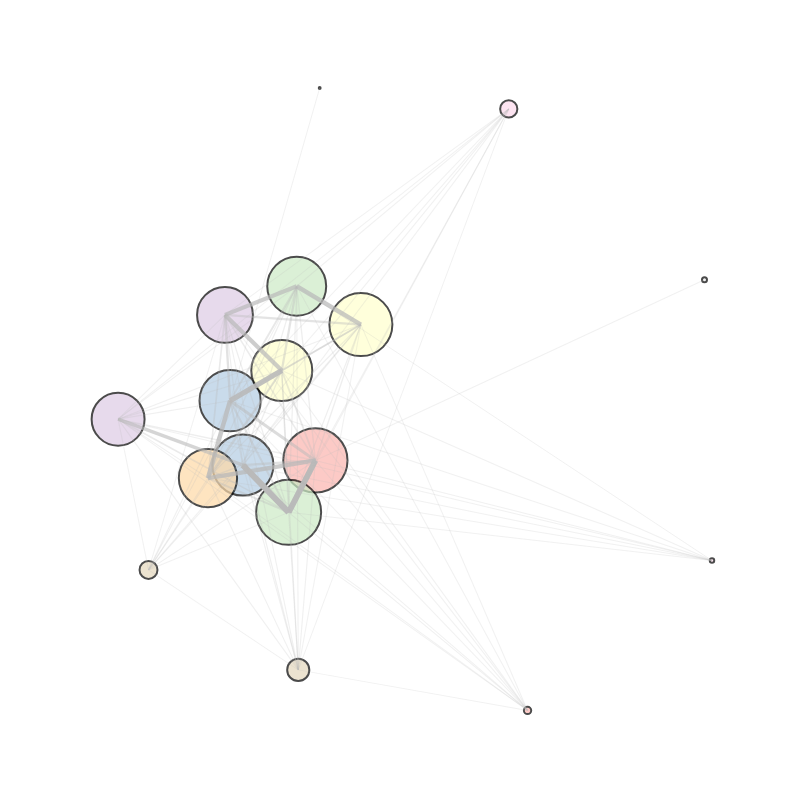

Source (notebook cell):
### Code cell
import networkx as nx
import numpy as np
import plotly.graph_objects as go
from matplotlib.colors import to_hex
import matplotlib.pyplot as plt
from matplotlib import cm




interaction_matrix=pd.read_csv('../../data/voting_interaction_matrix.csv', index_col=0)
user_in_interaction_=pd.read_csv('../../data/voting_interaction_matrix.csv')
user_in_interaction=user_in_interaction_.index

# Create a graph from the interaction matrix
# We'll assume a weighted undirected graph where the weight is the voting interaction (1 or 0)
G = nx.Graph()

for user in interaction_matrix.index:
    for admin, vote in interaction_matrix.loc[user].items():
        if vote > 0:  
            G.add_edge(user, admin, weight=vote)

resolution=2
partition = community_louvain.best_partition(G, resolution=resolution)

nx.set_node_attributes(G, partition, "community")


# postProcessing the communities
# Remove communities with less than 5 users
community_sizes = Counter(partition.values()) 
num_communities = len(set(partition.values()))

min_size = 5
small_communities = {community for community, size in community_sizes.items() if size < min_size}
nodes_to_remove = [node for node, community in partition.items() if community in small_communities]
G_filtered = G.copy()
G_filtered.remove_nodes_from(nodes_to_remove)
updated_partition = {node: community for node, community in partition.items() if community not in small_communities}
community_sizes_updated = Counter(updated_partition.values()) 
print("Updated community sizes:", community_sizes_updated)
num_communities_updated = len(set(updated_partition.values()))
print(f"Number of communities detected: {num_communities_updated}")

# treat User Categories ---------------------------------------------------
feature_matrix=pd.read_csv('../../data/all_features_dataframe.csv')
feature_matrix = feature_matrix.drop_duplicates(subset='username', keep='first')

feature_matrix['community'] = feature_matrix['username'].map(updated_partition)
# Melt the category columns into a single column for easier aggregation
df_melted = feature_matrix.melt(
    id_vars=['username', 'community'],
    value_vars=['categ1', 'categ2', 'categ3', 'categ4'],
    var_name='category_level',
    value_name='category'
).dropna(subset=['category'])  # Drop rows where category is NaN

# Group by community and category to count occurrences
category_counts = df_melted.groupby(['community', 'category']).size().reset_index(name='count')

# Calculate the total number of users per community
community_sizes = feature_matrix.groupby('community').size().reset_index(name='total_users')

# Merge the counts with the total user count per community
category_counts = category_counts.merge(community_sizes, on='community')

# Calculate the percentage of each category within a community
category_counts['percentage'] = (category_counts['count'] / category_counts['total_users']) * 100

# Sort and display the results
category_counts = category_counts.sort_values(by=['community', 'percentage'], ascending=[True, False])
top_categories = category_counts.groupby('community').head(3)
 
community_top_categories = top_categories.groupby('community').apply(
    lambda group: "<br>".join(
        [f"{row['category']}: {row['percentage']:.2f}%" for _, row in group.iterrows()]
    )
).to_dict()

# Interactive plot-------------------------------------------------------------------------------
community_sizes = {}
for node, community in updated_partition.items():
    if community not in community_sizes:
        community_sizes[community] = 0
    community_sizes[community] += 1

community_graph = nx.Graph()

for community, size in community_sizes.items():
    community_graph.add_node(community, size=size)

for node1, node2 in G_filtered.edges:
    community1 = updated_partition[node1]
    community2 = updated_partition[node2]
    if community1 != community2:  
        if not community_graph.has_edge(community1, community2):
            community_graph.add_edge(community1, community2, weight=0)
        community_graph[community1][community2]['weight'] += 1

pos = nx.spring_layout(community_graph, k=20, iterations=100)

node_x = []
node_y = []
node_sizes = []
node_text = []
node_ids = []
for node, coords in pos.items():
    node_x.append(coords[0])
    node_y.append(coords[1])
    node_sizes.append(community_graph.nodes[node]['size'] * 10)
    # Get the top categories for this community
    top_category_info = community_top_categories.get(node, "No data available")
    node_text.append(f"Community {node}<br>Users: {community_graph.nodes[node]['size']}<br>{top_category_info}")
    node_ids.append(node)

node_sizes = np.power(np.log10(node_sizes), 3) - 3

max_weight = max(data['weight'] for _, _, data in community_graph.edges(data=True))
min_weight = min(data['weight'] for _, _, data in community_graph.edges(data=True))

edges = {}
for community1, community2, data in community_graph.edges(data=True):
    x0, y0 = pos[community1]
    x1, y1 = pos[community2]
    weight = data['weight']
    normalized_thickness = 1 + (5 * (weight - min_weight) / (max_weight - min_weight))  # Scale between 1 and 6
    edges[(community1, community2)] = {
        "x": [x0, x1, None],
        "y": [y0, y1, None],
        "weight": weight,
        "thickness": normalized_thickness
    }
    

# Generate a unique pastel color for each node
num_nodes = len(node_ids)
pastel_colors = [to_hex(c) for c in cm.Pastel1(np.linspace(0, 1, num_nodes))]

# Map each node to a unique color
node_color_map = {node: pastel_colors[i % len(pastel_colors)] for i, node in enumerate(node_ids)}

# Updated graph setup
fig = go.Figure()

# Add node trace with unique pastel colors
fig.add_trace(go.Scatter(
    x=node_x,
    y=node_y,
    mode="markers+text",
    marker=dict(
        size=node_sizes,
        color=[node_color_map[node] for node in node_ids],  # Use unique colors
        line=dict(width=2, color="black")
    ),
    hovertext=node_text,
    hoverinfo="text",
    customdata=node_ids,
    name="Communities"
))

# Add edge traces with opacity proportional to thickness and light gray color
for (community1, community2), edge_data in edges.items():
    normalized_thickness = (edge_data["thickness"] - min_thickness) / (max_thickness - min_thickness)
    # Map normalized thickness to opacity (e.g., between 0.2 and 1.0)
    edge_opacity = 0.2 + 0.8 * normalized_thickness
    
    fig.add_trace(go.Scatter(
        x=edge_data["x"],
        y=edge_data["y"],
        mode="lines",
        line=dict(width=edge_data["thickness"], color="#BABABA"),  # Light gray edges
        hoverinfo="none",
        name=f"Edge {community1}-{community2}",
        opacity=edge_opacity  # Set opacity based on thickness
    ))

# Layout settings with white background and no axes or labels
fig.update_layout(
    plot_bgcolor="white",  # Set background color to white
    paper_bgcolor="white",  # Set entire figure background color to white
    showlegend=False,  # Hide legend
    xaxis=dict(
        showgrid=False,
        zeroline=False,
        showticklabels=False  # Hide x-axis labels
    ),
    yaxis=dict(
        showgrid=False,
        zeroline=False,
        showticklabels=False  # Hide y-axis labels
    ),
    height=800,
    width=800,
    margin=dict(l=50, r=50, t=50, b=50)  # Adjust margins
)

# Display the figure
fig.show()

### Figure 1 — Plotly figure (JSON) as saved in the notebook; plotly's stock layout.template omitted (floating-point values rounded to 4 significant figures)
{"data": [{"customdata": [9, 1, 2, 31, 4, 5, 10, 27, 8, 13, 12, 15, 0, 24, 25, 11, 28], "hoverinfo": "text", "hovertext": ["Community 9<br>Users: 15<br>Entertainment: 66.67%<br>People: 66.67%<br>Sports: 66.67%", "Community 1<br>Users: 1165<br>History: 25.94%<br>Entertainment: 24.94%<br>Culture: 21.91%", "Community 2<br>Users: 1004<br>History: 30.52%<br>Culture: 23.20%<br>Technology: 18.51%", "Community 31<br>Users: 1010<br>Entertainment: 24.01%<br>History: 22.49%<br>Culture: 19.91%", "Community 4<br>Users: 1207<br>History: 28.20%<br>Culture: 25.33%<br>Entertainment: 23.18%", "Community 5<br>Users: 905<br>Entertainment: 24.35%<br>History: 22.34%<br>Culture: 19.26%", "Community 10<br>Users: 668<br>History: 34.32%<br>Politics: 22.95%<br>Geography: 21.59%", "Community 27<br>Users: 775<br>History: 25.09%<br>Entertainment: 22.71%<br>Geography: 19.41%", "Community 8<br>Users: 876<br>History: 24.41%<br>Entertainment: 23.74%<br>Culture: 21.21%", "Community 13<br>Users: 1000<br>Entertainment: 26.41%<br>History: 24.35%<br>Culture: 21.87%", "Community 12<br>Users: 1100<br>History: 22.99%<br>Entertainment: 22.51%<br>People: 20.56%", "Community 15<br>Users: 85<br>History: 30.16%<br>Entertainment: 25.40%<br>Culture: 22.22%", "Community 0<br>Users: 57<br>Technology: 38.78%<br>Entertainment: 34.69%<br>History: 22.45%", "Community 24<br>Users: 53<br>History: 65.85%<br>Geography: 36.59%<br>Government: 34.15%", "Community 25<br>Users: 9<br>History: 42.86%<br>Ethics: 28.57%<br>Geography: 28.57%", "Community 11<br>Users: 10<br>Politics: 50.00%<br>Food and drink: 25.00%<br>Government: 25.00%", "Community 28<br>Users: 5<br>Culture: 50.00%<br>Entertainment: 50.00%<br>Health: 50.00%"], "marker": {"color": ["#fbb4ae", "#fbb4ae", "#b3cde3", "#b3cde3", "#ccebc5", "#ccebc5", "#decbe4", "#decbe4", "#fed9a6", "#ffffcc", "#ffffcc", "#e5d8bd", "#e5d8bd", "#fddaec", "#fddaec", "#f2f2f2", "#f2f2f2"], "line": {"color": "black", "width": 2}, "size": [7.305, 64.24, 61.08, 61.21, 65.0, 58.94, 52.95, 55.83, 58.28, 61, 63.01, 22.14, 17.93, 17.22, 4.463, 5, 1.904]}, "mode": "markers+text", "name": "Communities", "type": "scatter", "x": [0.5037, -0.06729, -0.2624, -0.2968, -0.1393, -0.1175, -0.5982, -0.3106, -0.3564, -0.1577, 0.05513, -0.1134, -0.5163, 0.4531, 1, 0.9798, -0.05572], "y": [-0.8197, -0.1311, -0.1437, 0.03364, -0.274, 0.349, -0.01716, 0.27, -0.1796, 0.1167, 0.2433, -0.7079, -0.4325, 0.8376, -0.4068, 0.367, 0.8952]}, {"hoverinfo": "none", "line": {"color": "#BABABA", "width": 1.056}, "mode": "lines", "name": "Edge 9-1", "opacity": 0.209, "type": "scatter", "x": [0.5037, -0.06729, null], "y": [-0.8197, -0.1311, null]}, {"hoverinfo": "none", "line": {"color": "#BABABA", "width": 1.034}, "mode": "lines", "name": "Edge 9-2", "opacity": 0.2055, "type": "scatter", "x": [0.5037, -0.2624, null], "y": [-0.8197, -0.1437, null]}, {"hoverinfo": "none", "line": {"color": "#BABABA", "width": 1.034}, "mode": "lines", "name": "Edge 9-31", "opacity": 0.2055, "type": "scatter", "x": [0.5037, -0.2968, null], "y": [-0.8197, 0.03364, null]}, {"hoverinfo": "none", "line": {"color": "#BABABA", "width": 1.073}, "mode": "lines", "name": "Edge 9-4", "opacity": 0.2117, "type": "scatter", "x": [0.5037, -0.1393, null], "y": [-0.8197, -0.274, null]}, {"hoverinfo": "none", "line": {"color": "#BABABA", "width": 1.021}, "mode": "lines", "name": "Edge 9-5", "opacity": 0.2034, "type": "scatter", "x": [0.5037, -0.1175, null], "y": [-0.8197, 0.349, null]}, {"hoverinfo": "none", "line": {"color": "#BABABA", "width": 1.02}, "mode": "lines", "name": "Edge 9-10", "opacity": 0.2032, "type": "scatter", "x": [0.5037, -0.5982, null], "y": [-0.8197, -0.01716, null]}, {"hoverinfo": "none", "line": {"color": "#BABABA", "width": 1.021}, "mode": "lines", "name": "Edge 9-27", "opacity": 0.2034, "type": "scatter", "x": [0.5037, -0.3106, null], "y": [-0.8197, 0.27, null]}, {"hoverinfo": "none", "line": {"color": "#BABABA", "width": 1.037}, "mode": "lines", "name": "Edge 9-8", "opacity": 0.2059, "type": "scatter", "x": [0.5037, -0.3564, null], "y": [-0.8197, -0.1796, null]}, {"hoverinfo": "none", "line": {"color": "#BABABA", "width": 1.044}, "mode": "lines", "name": "Edge 9-13", "opacity": 0.207, "type": "scatter", "x": [0.5037, -0.1577, null], "y": [-0.8197, 0.1167, null]}, {"hoverinfo": "none", "line": {"color": "#BABABA", "width": 1.02}, "mode": "lines", "name": "Edge 9-12", "opacity": 0.2032, "type": "scatter", "x": [0.5037, 0.05513, null], "y": [-0.8197, 0.2433, null]}, {"hoverinfo": "none", "line": {"color": "#BABABA", "width": 1.002}, "mode": "lines", "name": "Edge 9-15", "opacity": 0.2003, "type": "scatter", "x": [0.5037, -0.1134, null], "y": [-0.8197, -0.7079, null]}, {"hoverinfo": "none", "line": {"color": "#BABABA", "width": 4.304}, "mode": "lines", "name": "Edge 1-8", "opacity": 0.7287, "type": "scatter", "x": [-0.06729, -0.3564, null], "y": [-0.1311, -0.1796, null]}, {"hoverinfo": "none", "line": {"color": "#BABABA", "width": 2.947}, "mode": "lines", "name": "Edge 1-31", "opacity": 0.5115, "type": "scatter", "x": [-0.06729, -0.2968, null], "y": [-0.1311, 0.03364, null]}, {"hoverinfo": "none", "line": {"color": "#BABABA", "width": 5.825}, "mode": "lines", "name": "Edge 1-4", "opacity": 0.972, "type": "scatter", "x": [-0.06729, -0.1393, null], "y": [-0.1311, -0.274, null]}, {"hoverinfo": "none", "line": {"color": "#BABABA", "width": 1.062}, "mode": "lines", "name": "Edge 1-0", "opacity": 0.2099, "type": "scatter", "x": [-0.06729, -0.5163, null], "y": [-0.1311, -0.4325, null]}, {"hoverinfo": "none", "line": {"color": "#BABABA", "width": 1.316}, "mode": "lines", "name": "Edge 1-12", "opacity": 0.2506, "type": "scatter", "x": [-0.06729, 0.05513, null], "y": [-0.1311, 0.2433, null]}, {"hoverinfo": "none", "line": {"color": "#BABABA", "width": 1.793}, "mode": "lines", "name": "Edge 1-13", "opacity": 0.327, "type": "scatter", "x": [-0.06729, -0.1577, null], "y": [-0.1311, 0.1167, null]}, {"hoverinfo": "none", "line": {"color": "#BABABA", "width": 2.408}, "mode": "lines", "name": "Edge 1-2", "opacity": 0.4253, "type": "scatter", "x": [-0.06729, -0.2624, null], "y": [-0.1311, -0.1437, null]}, {"hoverinfo": "none", "line": {"color": "#BABABA", "width": 1.318}, "mode": "lines", "name": "Edge 1-10", "opacity": 0.2509, "type": "scatter", "x": [-0.06729, -0.5982, null], "y": [-0.1311, -0.01716, null]}, {"hoverinfo": "none", "line": {"color": "#BABABA", "width": 1.487}, "mode": "lines", "name": "Edge 1-27", "opacity": 0.2779, "type": "scatter", "x": [-0.06729, -0.3106, null], "y": [-0.1311, 0.27, null]}, {"hoverinfo": "none", "line": {"color": "#BABABA", "width": 1.107}, "mode": "lines", "name": "Edge 1-15", "opacity": 0.2171, "type": "scatter", "x": [-0.06729, -0.1134, null], "y": [-0.1311, -0.7079, null]}, {"hoverinfo": "none", "line": {"color": "#BABABA", "width": 1.311}, "mode": "lines", "name": "Edge 1-5", "opacity": 0.2497, "type": "scatter", "x": [-0.06729, -0.1175, null], "y": [-0.1311, 0.349, null]}, {"hoverinfo": "none", "line": {"color": "#BABABA", "width": 1.026}, "mode": "lines", "name": "Edge 1-24", "opacity": 0.2041, "type": "scatter", "x": [-0.06729, 0.4531, null], "y": [-0.1311, 0.8376, null]}, {"hoverinfo": "none", "line": {"color": "#BABABA", "width": 1.001}, "mode": "lines", "name": "Edge 1-11", "opacity": 0.2002, "type": "scatter", "x": [-0.06729, 0.9798, null], "y": [-0.1311, 0.367, null]}, {"hoverinfo": "none", "line": {"color": "#BABABA", "width": 1.011}, "mode": "lines", "name": "Edge 1-25", "opacity": 0.2018, "type": "scatter", "x": [-0.06729, 1, null], "y": [-0.1311, -0.4068, null]}, {"hoverinfo": "none", "line": {"color": "#BABABA", "width": 3.526}, "mode": "lines", "name": "Edge 2-10", "opacity": 0.6042, "type": "scatter", "x": [-0.2624, -0.5982, null], "y": [-0.1437, -0.01716, null]}, {"hoverinfo": "none", "line": {"color": "#BABABA", "width": 6}, "mode": "lines", "name": "Edge 2-4", "opacity": 1, "type": "scatter", "x": [-0.2624, -0.1393, null], "y": [-0.1437, -0.274, null]}, {"hoverinfo": "none", "line": {"color": "#BABABA", "width": 1.247}, "mode": "lines", "name": "Edge 2-5", "opacity": 0.2395, "type": "scatter", "x": [-0.2624, -0.1175, null], "y": [-0.1437, 0.349, null]}, {"hoverinfo": "none", "line": {"color": "#BABABA", "width": 1.183}, "mode": "lines", "name": "Edge 2-27", "opacity": 0.2293, "type": "scatter", "x": [-0.2624, -0.3106, null], "y": [-0.1437, 0.27, null]}, {"hoverinfo": "none", "line": {"color": "#BABABA", "width": 1.529}, "mode": "lines", "name": "Edge 2-8", "opacity": 0.2846, "type": "scatter", "x": [-0.2624, -0.3564, null], "y": [-0.1437, -0.1796, null]}, {"hoverinfo": "none", "line": {"color": "#BABABA", "width": 1.412}, "mode": "lines", "name": "Edge 2-31", "opacity": 0.2658, "type": "scatter", "x": [-0.2624, -0.2968, null], "y": [-0.1437, 0.03364, null]}, {"hoverinfo": "none", "line": {"color": "#BABABA", "width": 1.291}, "mode": "lines", "name": "Edge 2-12", "opacity": 0.2465, "type": "scatter", "x": [-0.2624, 0.05513, null], "y": [-0.1437, 0.2433, null]}, {"hoverinfo": "none", "line": {"color": "#BABABA", "width": 1.098}, "mode": "lines", "name": "Edge 2-15", "opacity": 0.2157, "type": "scatter", "x": [-0.2624, -0.1134, null], "y": [-0.1437, -0.7079, null]}, {"hoverinfo": "none", "line": {"color": "#BABABA", "width": 1.273}, "mode": "lines", "name": "Edge 2-13", "opacity": 0.2437, "type": "scatter", "x": [-0.2624, -0.1577, null], "y": [-0.1437, 0.1167, null]}, {"hoverinfo": "none", "line": {"color": "#BABABA", "width": 1.022}, "mode": "lines", "name": "Edge 2-24", "opacity": 0.2035, "type": "scatter", "x": [-0.2624, 0.4531, null], "y": [-0.1437, 0.8376, null]}, {"hoverinfo": "none", "line": {"color": "#BABABA", "width": 1.01}, "mode": "lines", "name": "Edge 2-25", "opacity": 0.2015, "type": "scatter", "x": [-0.2624, 1, null], "y": [-0.1437, -0.4068, null]}, {"hoverinfo": "none", "line": {"color": "#BABABA", "width": 1.027}, "mode": "lines", "name": "Edge 2-0", "opacity": 0.2043, "type": "scatter", "x": [-0.2624, -0.5163, null], "y": [-0.1437, -0.4325, null]}, {"hoverinfo": "none", "line": {"color": "#BABABA", "width": 5.349}, "mode": "lines", "name": "Edge 31-13", "opacity": 0.8959, "type": "scatter", "x": [-0.2968, -0.1577, null], "y": [0.03364, 0.1167, null]}, {"hoverinfo": "none", "line": {"color": "#BABABA", "width": 1.078}, "mode": "lines", "name": "Edge 31-0", "opacity": 0.2125, "type": "scatter", "x": [-0.2968, -0.5163, null], "y": [0.03364, -0.4325, null]}, {"hoverinfo": "none", "line": {"color": "#BABABA", "width": 4.477}, "mode": "lines", "name": "Edge 31-8", "opacity": 0.7563, "type": "scatter", "x": [-0.2968, -0.3564, null], "y": [0.03364, -0.1796, null]}, {"hoverinfo": "none", "line": {"color": "#BABABA", "width": 2.032}, "mode": "lines", "name": "Edge 31-4", "opacity": 0.3651, "type": "scatter", "x": [-0.2968, -0.1393, null], "y": [0.03364, -0.274, null]}, {"hoverinfo": "none", "line": {"color": "#BABABA", "width": 1.864}, "mode": "lines", "name": "Edge 31-5", "opacity": 0.3382, "type": "scatter", "x": [-0.2968, -0.1175, null], "y": [0.03364, 0.349, null]}, {"hoverinfo": "none", "line": {"color": "#BABABA", "width": 2.339}, "mode": "lines", "name": "Edge 31-27", "opacity": 0.4143, "type": "scatter", "x": [-0.2968, -0.3106, null], "y": [0.03364, 0.27, null]}, {"hoverinfo": "none", "line": {"color": "#BABABA", "width": 1.689}, "mode": "lines", "name": "Edge 31-12", "opacity": 0.3102, "type": "scatter", "x": [-0.2968, 0.05513, null], "y": [0.03364, 0.2433, null]}, {"hoverinfo": "none", "line": {"color": "#BABABA", "width": 1.171}, "mode": "lines", "name": "Edge 31-15", "opacity": 0.2274, "type": "scatter", "x": [-0.2968, -0.1134, null], "y": [0.03364, -0.7079, null]}, {"hoverinfo": "none", "line": {"color": "#BABABA", "width": 1.094}, "mode": "lines", "name": "Edge 31-10", "opacity": 0.2151, "type": "scatter", "x": [-0.2968, -0.5982, null], "y": [0.03364, -0.01716, null]}, {"hoverinfo": "none", "line": {"color": "#BABABA", "width": 1.016}, "mode": "lines", "name": "Edge 31-24", "opacity": 0.2026, "type": "scatter", "x": [-0.2968, 0.4531, null], "y": [0.03364, 0.8376, null]}, {"hoverinfo": "none", "line": {"color": "#BABABA", "width": 1}, "mode": "lines", "name": "Edge 31-28", "opacity": 0.2, "type": "scatter", "x": [-0.2968, -0.05572, null], "y": [0.03364, 0.8952, null]}, {"hoverinfo": "none", "line": {"color": "#BABABA", "width": 1.001}, "mode": "lines", "name": "Edge 31-25", "opacity": 0.2002, "type": "scatter", "x": [-0.2968, 1, null], "y": [0.03364, -0.4068, null]}, {"hoverinfo": "none", "line": {"color": "#BABABA", "width": 1.232}, "mode": "lines", "name": "Edge 4-12", "opacity": 0.2372, "type": "scatter", "x": [-0.1393, 0.05513, null], "y": [-0.274, 0.2433, null]}, {"hoverinfo": "none", "line": {"color": "#BABABA", "width": 1.684}, "mode": "lines", "name": "Edge 4-10", "opacity": 0.3094, "type": "scatter", "x": [-0.1393, -0.5982, null], "y": [-0.274, -0.01716, null]}, {"hoverinfo": "none", "line": {"color": "#BABABA", "width": 1.978}, "mode": "lines", "name": "Edge 4-8", "opacity": 0.3565, "type": "scatter", "x": [-0.1393, -0.3564, null], "y": [-0.274, -0.1796, null]}, {"hoverinfo": "none", "line": {"color": "#BABABA", "width": 1.076}, "mode": "lines", "name": "Edge 4-15", "opacity": 0.2122, "type": "scatter", "x": [-0.1393, -0.1134, null], "y": [-0.274, -0.7079, null]}, {"hoverinfo": "none", "line": {"color": "#BABABA", "width": 1.225}, "mode": "lines", "name": "Edge 4-5", "opacity": 0.236, "type": "scatter", "x": [-0.1393, -0.1175, null], "y": [-0.274, 0.349, null]}, {"hoverinfo": "none", "line": {"color": "#BABABA", "width": 1.5}, "mode": "lines", "name": "Edge 4-13", "opacity": 0.28, "type": "scatter", "x": [-0.1393, -0.1577, null], "y": [-0.274, 0.1167, null]}, {"hoverinfo": "none", "line": {"color": "#BABABA", "width": 1.293}, "mode": "lines", "name": "Edge 4-27", "opacity": 0.2469, "type": "scatter", "x": [-0.1393, -0.3106, null], "y": [-0.274, 0.27, null]}, {"hoverinfo": "none", "line": {"color": "#BABABA", "width": 1.032}, "mode": "lines", "name": "Edge 4-0", "opacity": 0.2052, "type": "scatter", "x": [-0.1393, -0.5163, null], "y": [-0.274, -0.4325, null]}, {"hoverinfo": "none", "line": {"color": "#BABABA", "width": 1.028}, "mode": "lines", "name": "Edge 4-24", "opacity": 0.2044, "type": "scatter", "x": [-0.1393, 0.4531, null], "y": [-0.274, 0.8376, null]}, {"hoverinfo": "none", "line": {"color": "#BABABA", "width": 1.002}, "mode": "lines", "name": "Edge 4-25", "opacity": 0.2003, "type": "scatter", "x": [-0.1393, 1, null], "y": [-0.274, -0.4068, null]}, {"hoverinfo": "none", "line": {"color": "#BABABA", "width": 4.053}, "mode": "lines", "name": "Edge 5-27", "opacity": 0.6885, "type": "scatter", "x": [-0.1175, -0.3106, null], "y": [0.349, 0.27, null]}, {"hoverinfo": "none", "line": {"color": "#BABABA", "width": 4.38}, "mode": "lines", "name": "Edge 5-12", "opacity": 0.7408, "type": "scatter", "x": [-0.1175, 0.05513, null], "y": [0.349, 0.2433, null]}, {"hoverinfo": "none", "line": {"color": "#BABABA", "width": 2.217}, "mode": "lines", "name": "Edge 5-13", "opacity": 0.3948, "type": "scatter", "x": [-0.1175, -0.1577, null], "y": [0.349, 0.1167, null]}, {"hoverinfo": "none", "line": {"color": "#BABABA", "width": 1.296}, "mode": "lines", "name": "Edge 5-8", "opacity": 0.2474, "type": "scatter", "x": [-0.1175, -0.3564, null], "y": [0.349, -0.1796, null]}, {"hoverinfo": "none", "line": {"color": "#BABABA", "width": 1.073}, "mode": "lines", "name": "Edge 5-15", "opacity": 0.2117, "type": "scatter", "x": [-0.1175, -0.1134, null], "y": [0.349, -0.7079, null]}, {"hoverinfo": "none", "line": {"color": "#BABABA", "width": 1.046}, "mode": "lines", "name": "Edge 5-10", "opacity": 0.2073, "type": "scatter", "x": [-0.1175, -0.5982, null], "y": [0.349, -0.01716, null]}, {"hoverinfo": "none", "line": {"color": "#BABABA", "width": 1.004}, "mode": "lines", "name": "Edge 5-0", "opacity": 0.2006, "type": "scatter", "x": [-0.1175, -0.5163, null], "y": [0.349, -0.4325, null]}, {"hoverinfo": "none", "line": {"color": "#BABABA", "width": 1.003}, "mode": "lines", "name": "Edge 5-24", "opacity": 0.2005, "type": "scatter", "x": [-0.1175, 0.4531, null], "y": [0.349, 0.8376, null]}, {"hoverinfo": "none", "line": {"color": "#BABABA", "width": 1}, "mode": "lines", "name": "Edge 5-25", "opacity": 0.2, "type": "scatter", "x": [-0.1175, 1, null], "y": [0.349, -0.4068, null]}, {"hoverinfo": "none", "line": {"color": "#BABABA", "width": 1.133}, "mode": "lines", "name": "Edge 10-8", "opacity": 0.2213, "type": "scatter", "x": [-0.5982, -0.3564, null], "y": [-0.01716, -0.1796, null]}, {"hoverinfo": "none", "line": {"color": "#BABABA", "width": 1.098}, "mode": "lines", "name": "Edge 10-13", "opacity": 0.2157, "type": "scatter", "x": [-0.5982, -0.1577, null], "y": [-0.01716, 0.1167, null]}, {"hoverinfo": "none", "line": {"color": "#BABABA", "width": 1.082}, "mode": "lines", "name": "Edge 10-15", "opacity": 0.2131, "type": "scatter", "x": [-0.5982, -0.1134, null], "y": [-0.01716, -0.7079, null]}, {"hoverinfo": "none", "line": {"color": "#BABABA", "width": 1.048}, "mode": "lines", "name": "Edge 10-27", "opacity": 0.2076, "type": "scatter", "x": [-0.5982, -0.3106, null], "y": [-0.01716, 0.27, null]}, {"hoverinfo": "none", "line": {"color": "#BABABA", "width": 1.076}, "mode": "lines", "name": "Edge 10-12", "opacity": 0.2122, "type": "scatter", "x": [-0.5982, 0.05513, null], "y": [-0.01716, 0.2433, null]}, {"hoverinfo": "none", "line": {"color": "#BABABA", "width": 1.001}, "mode": "lines", "name": "Edge 10-25", "opacity": 0.2002, "type": "scatter", "x": [-0.5982, 1, null], "y": [-0.01716, -0.4068, null]}, {"hoverinfo": "none", "line": {"color": "#BABABA", "width": 1.007}, "mode": "lines", "name": "Edge 10-0", "opacity": 0.2011, "type": "scatter", "x": [-0.5982, -0.5163, null], "y": [-0.01716, -0.4325, null]}, {"hoverinfo": "none", "line": {"color": "#BABABA", "width": 1.015}, "mode": "lines", "name": "Edge 10-24", "opacity": 0.2024, "type": "scatter", "x": [-0.5982, 0.4531, null], "y": [-0.01716, 0.8376, null]}, {"hoverinfo": "none", "line": {"color": "#BABABA", "width": 4.281}, "mode": "lines", "name": "Edge 27-13", "opacity": 0.7249, "type": "scatter", "x": [-0.3106, -0.1577, null], "y": [0.27, 0.1167, null]}, {"hoverinfo": "none", "line": {"color": "#BABABA", "width": 2.19}, "mode": "lines", "name": "Edge 27-12", "opacity": 0.3904, "type": "scatter", "x": [-0.3106, 0.05513, null], "y": [0.27, 0.2433, null]}, {"hoverinfo": "none", "line": {"color": "#BABABA", "width": 1.621}, "mode": "lines", "name": "Edge 27-8", "opacity": 0.2994, "type": "scatter", "x": [-0.3106, -0.3564, null], "y": [0.27, -0.1796, null]}, {"hoverinfo": "none", "line": {"color": "#BABABA", "width": 1.117}, "mode": "lines", "name": "Edge 27-15", "opacity": 0.2187, "type": "scatter", "x": [-0.3106, -0.1134, null], "y": [0.27, -0.7079, null]}, {"hoverinfo": "none", "line": {"color": "#BABABA", "width": 1.005}, "mode": "lines", "name": "Edge 27-24", "opacity": 0.2008, "type": "scatter", "x": [-0.3106, 0.4531, null], "y": [0.27, 0.8376, null]}, {"hoverinfo": "none", "line": {"color": "#BABABA", "width": 1.005}, "mode": "lines", "name": "Edge 27-0", "opacity": 0.2008, "type": "scatter", "x": [-0.3106, -0.5163, null], "y": [0.27, -0.4325, null]}, {"hoverinfo": "none", "line": {"color": "#BABABA", "width": 2.125}, "mode": "lines", "name": "Edge 8-13", "opacity": 0.38, "type": "scatter", "x": [-0.3564, -0.1577, null], "y": [-0.1796, 0.1167, null]}, {"hoverinfo": "none", "line": {"color": "#BABABA", "width": 1.294}, "mode": "lines", "name": "Edge 8-12", "opacity": 0.2471, "type": "scatter", "x": [-0.3564, 0.05513, null], "y": [-0.1796, 0.2433, null]}, {"hoverinfo": "none", "line": {"color": "#BABABA", "width": 1.057}, "mode": "lines", "name": "Edge 8-0", "opacity": 0.2091, "type": "scatter", "x": [-0.3564, -0.5163, null], "y": [-0.1796, -0.4325, null]}, {"hoverinfo": "none", "line": {"color": "#BABABA", "width": 1.103}, "mode": "lines", "name": "Edge 8-15", "opacity": 0.2165, "type": "scatter", "x": [-0.3564, -0.1134, null], "y": [-0.1796, -0.7079, null]}, {"hoverinfo": "none", "line": {"color": "#BABABA", "width": 1.011}, "mode": "lines", "name": "Edge 8-24", "opacity": 0.2018, "type": "scatter", "x": [-0.3564, 0.4531, null], "y": [-0.1796, 0.8376, null]}, {"hoverinfo": "none", "line": {"color": "#BABABA", "width": 1.001}, "mode": "lines", "name": "Edge 8-25", "opacity": 0.2002, "type": "scatter", "x": [-0.3564, 1, null], "y": [-0.1796, -0.4068, null]}, {"hoverinfo": "none", "line": {"color": "#BABABA", "width": 1.168}, "mode": "lines", "name": "Edge 13-15", "opacity": 0.2268, "type": "scatter", "x": [-0.1577, -0.1134, null], "y": [0.1167, -0.7079, null]}, {"hoverinfo": "none", "line": {"color": "#BABABA", "width": 1.737}, "mode": "lines", "name": "Edge 13-12", "opacity": 0.318, "type": "scatter", "x": [-0.1577, 0.05513, null], "y": [0.1167, 0.2433, null]}, {"hoverinfo": "none", "line": {"color": "#BABABA", "width": 1.031}, "mode": "lines", "name": "Edge 13-0", "opacity": 0.205, "type": "scatter", "x": [-0.1577, -0.5163, null], "y": [0.1167, -0.4325, null]}, {"hoverinfo": "none", "line": {"color": "#BABABA", "width": 1.004}, "mode": "lines", "name": "Edge 13-25", "opacity": 0.2006, "type": "scatter", "x": [-0.1577, 1, null], "y": [0.1167, -0.4068, null]}, {"hoverinfo": "none", "line": {"color": "#BABABA", "width": 1.02}, "mode": "lines", "name": "Edge 13-24", "opacity": 0.2032, "type": "scatter", "x": [-0.1577, 0.4531, null], "y": [0.1167, 0.8376, null]}, {"hoverinfo": "none", "line": {"color": "#BABABA", "width": 1.032}, "mode": "lines", "name": "Edge 12-15", "opacity": 0.2052, "type": "scatter", "x": [0.05513, -0.1134, null], "y": [0.2433, -0.7079, null]}, {"hoverinfo": "none", "line": {"color": "#BABABA", "width": 1.002}, "mode": "lines", "name": "Edge 12-0", "opacity": 0.2003, "type": "scatter", "x": [0.05513, -0.5163, null], "y": [0.2433, -0.4325, null]}, {"hoverinfo": "none", "line": {"color": "#BABABA", "width": 1.002}, "mode": "lines", "name": "Edge 15-0", "opacity": 0.2003, "type": "scatter", "x": [-0.1134, -0.5163, null], "y": [-0.7079, -0.4325, null]}, {"hoverinfo": "none", "line": {"color": "#BABABA", "width": 1}, "mode": "lines", "name": "Edge 15-24", "opacity": 0.2, "type": "scatter", "x": [-0.1134, 0.4531, null], "y": [-0.7079, 0.8376, null]}], "layout": {"height": 800, "margin": {"b": 50, "l": 50, "r": 50, "t": 50}, "paper_bgcolor": "white", "plot_bgcolor": "white", "showlegend": false, "width": 800, "xaxis": {"showgrid": false, "showticklabels": false, "zeroline": false}, "yaxis": {"showgrid": false, "showticklabels": false, "zeroline": false}}}
